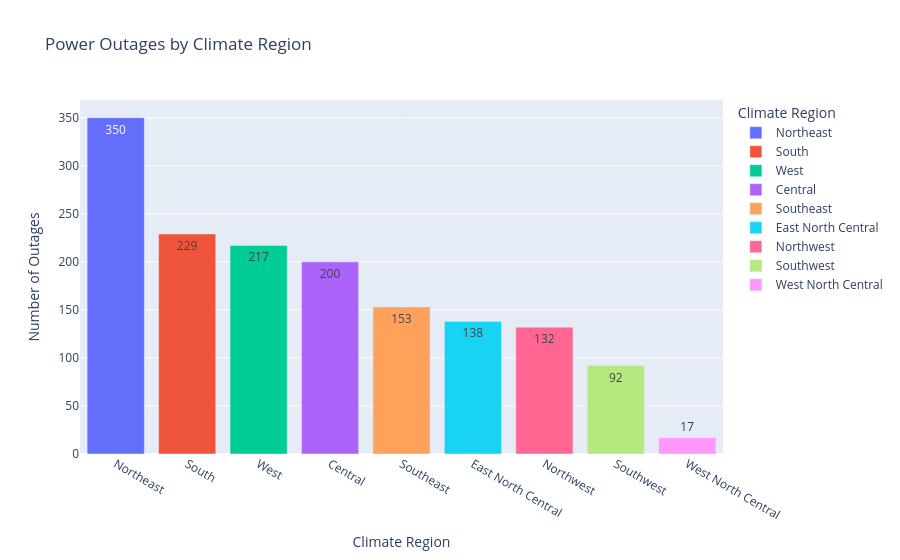

The notebook cell this image was saved under:
### Code cell
outages_by_region = outages_df['CLIMATE.REGION'].value_counts().reset_index()
outages_by_region.columns = ['Climate Region', 'Number of Outages']

fig = px.bar(outages_by_region, x='Climate Region', y='Number of Outages',
             title='Power Outages by Climate Region', color='Climate Region',
             text='Number of Outages')
fig.write_html('assets/outages_climate_region.html', full_html=True, include_plotlyjs='cdn')
fig.show()

### Figure 1 — Plotly figure (JSON) as saved in the notebook; plotly's stock layout.template omitted (floating-point values rounded to 4 significant figures)
{"data": [{"hovertemplate": "Climate Region=%{x}<br>Number of Outages=%{text}<extra></extra>", "legendgroup": "Northeast", "marker": {"color": "#636efa", "pattern": {"shape": ""}}, "name": "Northeast", "orientation": "v", "showlegend": true, "text": [350.0], "textposition": "auto", "type": "bar", "x": ["Northeast"], "xaxis": "x", "y": [350], "yaxis": "y"}, {"hovertemplate": "Climate Region=%{x}<br>Number of Outages=%{text}<extra></extra>", "legendgroup": "South", "marker": {"color": "#EF553B", "pattern": {"shape": ""}}, "name": "South", "orientation": "v", "showlegend": true, "text": [229.0], "textposition": "auto", "type": "bar", "x": ["South"], "xaxis": "x", "y": [229], "yaxis": "y"}, {"hovertemplate": "Climate Region=%{x}<br>Number of Outages=%{text}<extra></extra>", "legendgroup": "West", "marker": {"color": "#00cc96", "pattern": {"shape": ""}}, "name": "West", "orientation": "v", "showlegend": true, "text": [217.0], "textposition": "auto", "type": "bar", "x": ["West"], "xaxis": "x", "y": [217], "yaxis": "y"}, {"hovertemplate": "Climate Region=%{x}<br>Number of Outages=%{text}<extra></extra>", "legendgroup": "Central", "marker": {"color": "#ab63fa", "pattern": {"shape": ""}}, "name": "Central", "orientation": "v", "showlegend": true, "text": [200.0], "textposition": "auto", "type": "bar", "x": ["Central"], "xaxis": "x", "y": [200], "yaxis": "y"}, {"hovertemplate": "Climate Region=%{x}<br>Number of Outages=%{text}<extra></extra>", "legendgroup": "Southeast", "marker": {"color": "#FFA15A", "pattern": {"shape": ""}}, "name": "Southeast", "orientation": "v", "showlegend": true, "text": [153.0], "textposition": "auto", "type": "bar", "x": ["Southeast"], "xaxis": "x", "y": [153], "yaxis": "y"}, {"hovertemplate": "Climate Region=%{x}<br>Number of Outages=%{text}<extra></extra>", "legendgroup": "East North Central", "marker": {"color": "#19d3f3", "pattern": {"shape": ""}}, "name": "East North Central", "orientation": "v", "showlegend": true, "text": [138.0], "textposition": "auto", "type": "bar", "x": ["East North Central"], "xaxis": "x", "y": [138], "yaxis": "y"}, {"hovertemplate": "Climate Region=%{x}<br>Number of Outages=%{text}<extra></extra>", "legendgroup": "Northwest", "marker": {"color": "#FF6692", "pattern": {"shape": ""}}, "name": "Northwest", "orientation": "v", "showlegend": true, "text": [132.0], "textposition": "auto", "type": "bar", "x": ["Northwest"], "xaxis": "x", "y": [132], "yaxis": "y"}, {"hovertemplate": "Climate Region=%{x}<br>Number of Outages=%{text}<extra></extra>", "legendgroup": "Southwest", "marker": {"color": "#B6E880", "pattern": {"shape": ""}}, "name": "Southwest", "orientation": "v", "showlegend": true, "text": [92.0], "textposition": "auto", "type": "bar", "x": ["Southwest"], "xaxis": "x", "y": [92], "yaxis": "y"}, {"hovertemplate": "Climate Region=%{x}<br>Number of Outages=%{text}<extra></extra>", "legendgroup": "West North Central", "marker": {"color": "#FF97FF", "pattern": {"shape": ""}}, "name": "West North Central", "orientation": "v", "showlegend": true, "text": [17.0], "textposition": "auto", "type": "bar", "x": ["West North Central"], "xaxis": "x", "y": [17], "yaxis": "y"}], "layout": {"barmode": "relative", "legend": {"title": {"text": "Climate Region"}, "tracegroupgap": 0}, "title": {"text": "Power Outages by Climate Region"}, "xaxis": {"anchor": "y", "categoryarray": ["Northeast", "South", "West", "Central", "Southeast", "East North Central", "Northwest", "Southwest", "West North Central"], "categoryorder": "array", "domain": [0.0, 1.0], "title": {"text": "Climate Region"}}, "yaxis": {"anchor": "x", "domain": [0.0, 1.0], "title": {"text": "Number of Outages"}}}}
